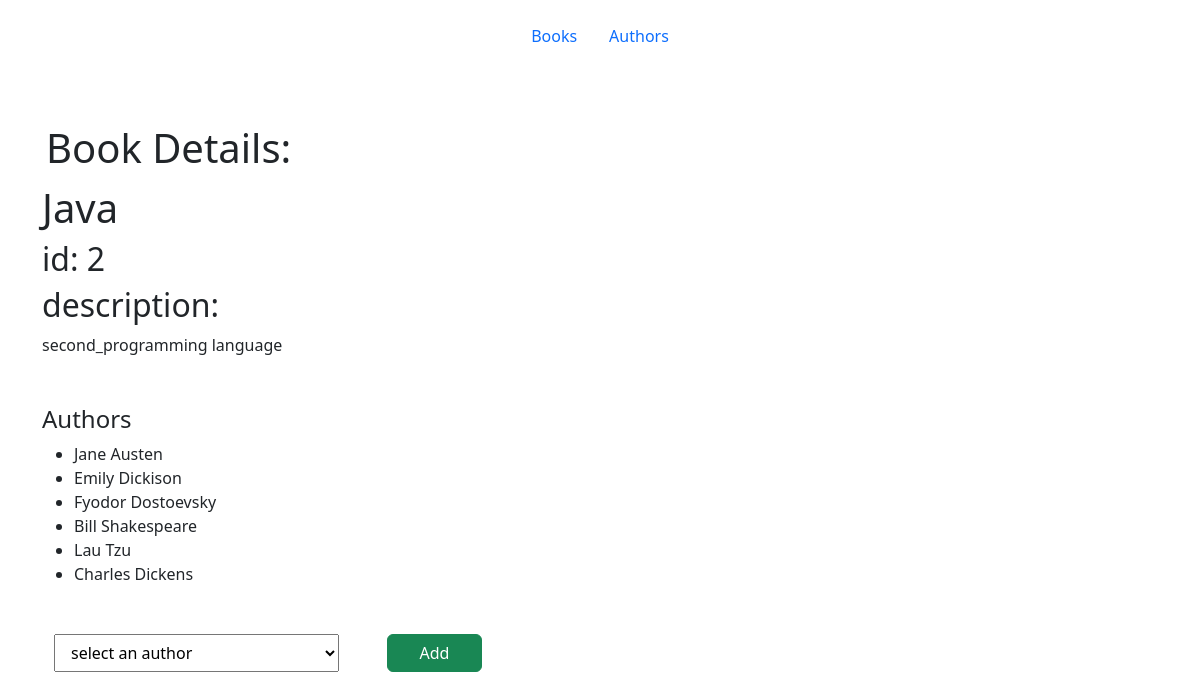
/show_book/2, run on the app's committed database.
### books_authors_app/models.py (models this page shows)
class Book(models.Model):
    title = models.CharField(max_length=255)
    desc = models.TextField()
    created_at = models.DateTimeField(auto_now_add=True)
    updated_at = models.DateTimeField(auto_now=True)

class Author(models.Model):
    first_name = models.CharField(max_length=255)
    last_name = models.CharField(max_length=255)
    notes = models.TextField(default="")
    books = models.ManyToManyField(Book, related_name="authors")
    created_at = models.DateTimeField(auto_now_add=True)
    updated_at = models.DateTimeField(auto_now=True)

### books_authors_app/views.py (the view)
# urls.py: path('show_book/<int:id>', views.view_book),
def view_book(request, id):
    book = Book.objects.get(id=id)
    authors = Author.objects.exclude(books__id=id)
    context = {
        'book': book,
        'author': authors
    }
    return render(request, 'book_details.html', context)

### books_authors_app/templates/book_details.html (shortened to what this page needs)
<!DOCTYPE html>
<html lang="en">
  <head>
    <link
      href="https://cdn.jsdelivr.net/npm/bootstrap@5.2.0-beta1/dist/css/bootstrap.min.css"
      rel="stylesheet"
    />
  </head>
  <body>
      <ul class="nav justify-content-center p-3 ">
        <li class="nav-item">
          <a class="nav-link active" href="/">Books</a>
        </li>
        <li class="nav-item">
          <a class="nav-link" href="/authors">Authors</a>
        </li>
      </ul>
    <div class="container mx-auto mt-5">
        <h1 class="p-1"> Book Details:</h1>
        <h1> {{book.title}} </h1>
        <h2>id: <span>{{book.id}}</span></h2>
        <h2>description:</h2>
        <p>{{book.desc}}</p>
    </div>
    <div class="container">
        <div class="mt-5">
            <h4>Authors</h4>
            {% if book.authors.all %}
            <ul>
                {% for author in book.authors.all %}
                <li>{{author.first_name}} {{author.last_name}}</li>
                {% endfor %}
            </ul>
            {% else %}
      <p>This book is not owned by any author</p>
      {% endif %}
            <form action="/books/{{book.id}}/assign" method="post" class="row mt-5">
                <select name="author_id"  class="col-3 ms-4 me-5">
                    <option disabled value="0" selected>select an author</option>
                </select>
                <button type="submit" class="btn btn-success col-1">Add</button>
            </form>
        </div>
    </div>
</body>
</html>

### data on the page
Book: title "Java", id "2", desc "second_programming language"
Author: first_name "Jane", last_name "Austen"
Author: first_name "Emily", last_name "Dickison"
Author: first_name "Fyodor", last_name "Dostoevsky"
Author: first_name "Bill", last_name "Shakespeare"
Author: first_name "Lau", last_name "Tzu"
Author: first_name "Charles", last_name "Dickens"
